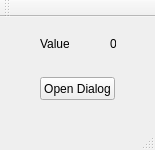
<?xml version="1.0" encoding="UTF-8"?>
<ui version="4.0">
 <class>MainWindow</class>
 <widget class="QMainWindow" name="MainWindow">
  <property name="geometry">
   <rect>
    <x>0</x>
    <y>0</y>
    <width>155</width>
    <height>150</height>
   </rect>
  </property>
  <property name="windowTitle">
   <string>MainWindow</string>
  </property>
  <widget class="QWidget" name="centralWidget">
   <widget class="QLabel" name="labelSign">
    <property name="geometry">
     <rect>
      <x>40</x>
      <y>20</y>
      <width>29</width>
      <height>13</height>
     </rect>
    </property>
    <property name="text">
     <string>Value:</string>
    </property>
   </widget>
   <widget class="QLabel" name="labelValue">
    <property name="geometry">
     <rect>
      <x>110</x>
      <y>20</y>
      <width>6</width>
      <height>13</height>
     </rect>
    </property>
    <property name="text">
     <string>0</string>
    </property>
   </widget>
   <widget class="QPushButton" name="pushOpenDialogButton">
    <property name="geometry">
     <rect>
      <x>40</x>
      <y>60</y>
      <width>75</width>
      <height>23</height>
     </rect>
    </property>
    <property name="text">
     <string>Open Dialog</string>
    </property>
   </widget>
  </widget>
  <widget class="QMenuBar" name="menuBar">
   <property name="geometry">
    <rect>
     <x>0</x>
     <y>0</y>
     <width>155</width>
     <height>21</height>
    </rect>
   </property>
  </widget>
  <widget class="QToolBar" name="mainToolBar">
   <attribute name="toolBarArea">
    <enum>TopToolBarArea</enum>
   </attribute>
   <attribute name="toolBarBreak">
    <bool>false</bool>
   </attribute>
  </widget>
  <widget class="QStatusBar" name="statusBar"/>
 </widget>
 <layoutdefault spacing="6" margin="11"/>
 <resources/>
 <connections/>
</ui>
